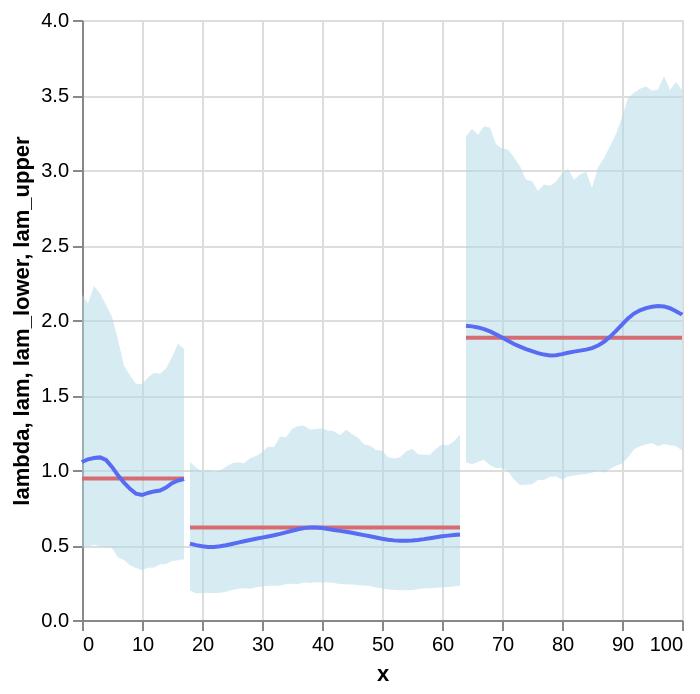

Notebook cell for this chart:
### Code cell
# Extract posterior samples of lam from SVI
lam = jnp.array(svi_samples["lam"]).mean(axis=0)
lam_lower = jnp.percentile(svi_samples["lam"], 2.5, axis=0)
lam_upper = jnp.percentile(svi_samples["lam"], 97.5, axis=0)

df_results = df_rates.copy()
df_results["lam"] = lam
df_results["lam_lower"] = lam_lower
df_results["lam_upper"] = lam_upper
df_results["segment"] = np.select(
    [df_results["x"] < 18, df_results["x"] < 64],
    [0, 1],
    default=2,
)

# detail="segment:N" draws three discontinuous lines, one per disjoint interval
true_line = (
    alt.Chart(df_results)
    .mark_line(color="red")
    .encode(x="x", y="lambda", detail="segment:N")
)
mean_line = (
    alt.Chart(df_results)
    .mark_line(color="blue")
    .encode(x="x", y="lam", detail="segment:N")
)
bands = (
    alt.Chart(df_results)
    .mark_area(color="lightblue", opacity=0.5)
    .encode(
        x="x",
        y="lam_lower:Q",
        y2="lam_upper:Q",
        detail="segment:N",
    )
)
true_line + mean_line + bands

### Figure 1 — Vega-Lite specification as saved in the notebook (floating-point values rounded to 4 significant figures)
{"config": {"view": {"continuousWidth": 300, "continuousHeight": 300}}, "layer": [{"mark": {"type": "line", "color": "red"}, "encoding": {"detail": {"field": "segment", "type": "nominal"}, "x": {"field": "x", "type": "quantitative"}, "y": {"field": "lambda", "type": "quantitative"}}}, {"mark": {"type": "line", "color": "blue"}, "encoding": {"detail": {"field": "segment", "type": "nominal"}, "x": {"field": "x", "type": "quantitative"}, "y": {"field": "lam", "type": "quantitative"}}}, {"mark": {"type": "area", "color": "lightblue", "opacity": 0.5}, "encoding": {"detail": {"field": "segment", "type": "nominal"}, "x": {"field": "x", "type": "quantitative"}, "y": {"field": "lam_lower", "type": "quantitative"}, "y2": {"field": "lam_upper"}}}], "data": {"name": "data-47dae5c899f51b78d3a3de236e87c47a"}, "$schema": "https://vega.github.io/schema/vega-lite/v6.1.0.json", "datasets": {"data-47dae5c899f51b78d3a3de236e87c47a": [{"x": 0, "lambda": 0.9442, "lam": 1.053, "lam_lower": 0.4813, "lam_upper": 2.17, "segment": 0}, {"x": 1, "lambda": 0.9442, "lam": 1.071, "lam_lower": 0.4906, "lam_upper": 2.109, "segment": 0}, {"x": 2, "lambda": 0.9442, "lam": 1.08, "lam_lower": 0.5011, "lam_upper": 2.227, "segment": 0}, {"x": 3, "lambda": 0.9442, "lam": 1.084, "lam_lower": 0.4922, "lam_upper": 2.177, "segment": 0}, {"x": 4, "lambda": 0.9442, "lam": 1.067, "lam_lower": 0.4844, "lam_upper": 2.099, "segment": 0}, {"x": 5, "lambda": 0.9442, "lam": 1.021, "lam_lower": 0.4795, "lam_upper": 2.021, "segment": 0}, {"x": 6, "lambda": 0.9442, "lam": 0.9645, "lam_lower": 0.416, "lam_upper": 1.869, "segment": 0}, {"x": 7, "lambda": 0.9442, "lam": 0.9155, "lam_lower": 0.3998, "lam_upper": 1.694, "segment": 0}, {"x": 8, "lambda": 0.9442, "lam": 0.8747, "lam_lower": 0.3649, "lam_upper": 1.63, "segment": 0}, {"x": 9, "lambda": 0.9442, "lam": 0.8418, "lam_lower": 0.3462, "lam_upper": 1.575, "segment": 0}, {"x": 10, "lambda": 0.9442, "lam": 0.8331, "lam_lower": 0.3328, "lam_upper": 1.572, "segment": 0}, {"x": 11, "lambda": 0.9442, "lam": 0.847, "lam_lower": 0.3476, "lam_upper": 1.617, "segment": 0}, {"x": 12, "lambda": 0.9442, "lam": 0.8572, "lam_lower": 0.3496, "lam_upper": 1.648, "segment": 0}, {"x": 13, "lambda": 0.9442, "lam": 0.8635, "lam_lower": 0.3724, "lam_upper": 1.642, "segment": 0}, {"x": 14, "lambda": 0.9442, "lam": 0.8827, "lam_lower": 0.3741, "lam_upper": 1.677, "segment": 0}, {"x": 15, "lambda": 0.9442, "lam": 0.9125, "lam_lower": 0.3938, "lam_upper": 1.752, "segment": 0}, {"x": 16, "lambda": 0.9442, "lam": 0.9305, "lam_lower": 0.3987, "lam_upper": 1.841, "segment": 0}, {"x": 17, "lambda": 0.9442, "lam": 0.9393, "lam_lower": 0.4047, "lam_upper": 1.808, "segment": 0}, {"x": 18, "lambda": 0.6159, "lam": 0.5088, "lam_lower": 0.1961, "lam_upper": 1.054, "segment": 1}, {"x": 19, "lambda": 0.6159, "lam": 0.4992, "lam_lower": 0.1776, "lam_upper": 1.017, "segment": 1}, {"x": 20, "lambda": 0.6159, "lam": 0.4915, "lam_lower": 0.1793, "lam_upper": 0.9917, "segment": 1}, {"x": 21, "lambda": 0.6159, "lam": 0.4872, "lam_lower": 0.1798, "lam_upper": 1.001, "segment": 1}, {"x": 22, "lambda": 0.6159, "lam": 0.4872, "lam_lower": 0.1794, "lam_upper": 0.9832, "segment": 1}, {"x": 23, "lambda": 0.6159, "lam": 0.4913, "lam_lower": 0.1816, "lam_upper": 0.9963, "segment": 1}, {"x": 24, "lambda": 0.6159, "lam": 0.4983, "lam_lower": 0.1881, "lam_upper": 1.021, "segment": 1}, {"x": 25, "lambda": 0.6159, "lam": 0.5069, "lam_lower": 0.2, "lam_upper": 1.045, "segment": 1}, {"x": 26, "lambda": 0.6159, "lam": 0.5158, "lam_lower": 0.209, "lam_upper": 1.052, "segment": 1}, {"x": 27, "lambda": 0.6159, "lam": 0.5247, "lam_lower": 0.2112, "lam_upper": 1.046, "segment": 1}, {"x": 28, "lambda": 0.6159, "lam": 0.5336, "lam_lower": 0.2085, "lam_upper": 1.076, "segment": 1}, {"x": 29, "lambda": 0.6159, "lam": 0.5418, "lam_lower": 0.2178, "lam_upper": 1.093, "segment": 1}, {"x": 30, "lambda": 0.6159, "lam": 0.5493, "lam_lower": 0.2225, "lam_upper": 1.116, "segment": 1}, {"x": 31, "lambda": 0.6159, "lam": 0.5565, "lam_lower": 0.2291, "lam_upper": 1.155, "segment": 1}, {"x": 32, "lambda": 0.6159, "lam": 0.5646, "lam_lower": 0.2286, "lam_upper": 1.154, "segment": 1}, {"x": 33, "lambda": 0.6159, "lam": 0.5738, "lam_lower": 0.2278, "lam_upper": 1.222, "segment": 1}, {"x": 34, "lambda": 0.6159, "lam": 0.5841, "lam_lower": 0.2406, "lam_upper": 1.218, "segment": 1}, {"x": 35, "lambda": 0.6159, "lam": 0.5948, "lam_lower": 0.2415, "lam_upper": 1.273, "segment": 1}, {"x": 36, "lambda": 0.6159, "lam": 0.6048, "lam_lower": 0.2402, "lam_upper": 1.294, "segment": 1}, {"x": 37, "lambda": 0.6159, "lam": 0.6126, "lam_lower": 0.2508, "lam_upper": 1.294, "segment": 1}, {"x": 38, "lambda": 0.6159, "lam": 0.6167, "lam_lower": 0.2474, "lam_upper": 1.269, "segment": 1}, {"x": 39, "lambda": 0.6159, "lam": 0.6165, "lam_lower": 0.2518, "lam_upper": 1.273, "segment": 1}, {"x": 40, "lambda": 0.6159, "lam": 0.6127, "lam_lower": 0.2503, "lam_upper": 1.277, "segment": 1}, {"x": 41, "lambda": 0.6159, "lam": 0.607, "lam_lower": 0.2515, "lam_upper": 1.264, "segment": 1}, {"x": 42, "lambda": 0.6159, "lam": 0.6006, "lam_lower": 0.2474, "lam_upper": 1.259, "segment": 1}, {"x": 43, "lambda": 0.6159, "lam": 0.5942, "lam_lower": 0.2403, "lam_upper": 1.232, "segment": 1}, {"x": 44, "lambda": 0.6159, "lam": 0.5878, "lam_lower": 0.2378, "lam_upper": 1.268, "segment": 1}, {"x": 45, "lambda": 0.6159, "lam": 0.581, "lam_lower": 0.2366, "lam_upper": 1.24, "segment": 1}, {"x": 46, "lambda": 0.6159, "lam": 0.5738, "lam_lower": 0.2329, "lam_upper": 1.214, "segment": 1}, {"x": 47, "lambda": 0.6159, "lam": 0.566, "lam_lower": 0.2297, "lam_upper": 1.172, "segment": 1}, {"x": 48, "lambda": 0.6159, "lam": 0.558, "lam_lower": 0.2262, "lam_upper": 1.162, "segment": 1}, {"x": 49, "lambda": 0.6159, "lam": 0.5499, "lam_lower": 0.2171, "lam_upper": 1.134, "segment": 1}, {"x": 50, "lambda": 0.6159, "lam": 0.5422, "lam_lower": 0.2109, "lam_upper": 1.13, "segment": 1}, {"x": 51, "lambda": 0.6159, "lam": 0.5356, "lam_lower": 0.2035, "lam_upper": 1.085, "segment": 1}, {"x": 52, "lambda": 0.6159, "lam": 0.5308, "lam_lower": 0.2023, "lam_upper": 1.077, "segment": 1}, {"x": 53, "lambda": 0.6159, "lam": 0.5281, "lam_lower": 0.1976, "lam_upper": 1.085, "segment": 1}, {"x": 54, "lambda": 0.6159, "lam": 0.5278, "lam_lower": 0.1985, "lam_upper": 1.123, "segment": 1}, {"x": 55, "lambda": 0.6159, "lam": 0.5298, "lam_lower": 0.1992, "lam_upper": 1.141, "segment": 1}, {"x": 56, "lambda": 0.6159, "lam": 0.5337, "lam_lower": 0.2054, "lam_upper": 1.106, "segment": 1}, {"x": 57, "lambda": 0.6159, "lam": 0.5391, "lam_lower": 0.2111, "lam_upper": 1.102, "segment": 1}, {"x": 58, "lambda": 0.6159, "lam": 0.5456, "lam_lower": 0.2108, "lam_upper": 1.101, "segment": 1}, {"x": 59, "lambda": 0.6159, "lam": 0.552, "lam_lower": 0.2154, "lam_upper": 1.142, "segment": 1}, {"x": 60, "lambda": 0.6159, "lam": 0.5577, "lam_lower": 0.2161, "lam_upper": 1.171, "segment": 1}, {"x": 61, "lambda": 0.6159, "lam": 0.5626, "lam_lower": 0.2206, "lam_upper": 1.165, "segment": 1}, {"x": 62, "lambda": 0.6159, "lam": 0.5667, "lam_lower": 0.2241, "lam_upper": 1.191, "segment": 1}, {"x": 63, "lambda": 0.6159, "lam": 0.5703, "lam_lower": 0.2298, "lam_upper": 1.239, "segment": 1}, {"x": 64, "lambda": 1.882, "lam": 1.962, "lam_lower": 1.049, "lam_upper": 3.226, "segment": 2}, {"x": 65, "lambda": 1.882, "lam": 1.957, "lam_lower": 1.038, "lam_upper": 3.275, "segment": 2}, {"x": 66, "lambda": 1.882, "lam": 1.951, "lam_lower": 1.053, "lam_upper": 3.233, "segment": 2}, {"x": 67, "lambda": 1.882, "lam": 1.94, "lam_lower": 1.068, "lam_upper": 3.291, "segment": 2}, {"x": 68, "lambda": 1.882, "lam": 1.924, "lam_lower": 1.032, "lam_upper": 3.281, "segment": 2}, {"x": 69, "lambda": 1.882, "lam": 1.904, "lam_lower": 1.013, "lam_upper": 3.172, "segment": 2}, {"x": 70, "lambda": 1.882, "lam": 1.883, "lam_lower": 1.014, "lam_upper": 3.143, "segment": 2}, {"x": 71, "lambda": 1.882, "lam": 1.861, "lam_lower": 0.9923, "lam_upper": 3.137, "segment": 2}, {"x": 72, "lambda": 1.882, "lam": 1.84, "lam_lower": 0.9372, "lam_upper": 3.085, "segment": 2}, {"x": 73, "lambda": 1.882, "lam": 1.822, "lam_lower": 0.9007, "lam_upper": 3.024, "segment": 2}, {"x": 74, "lambda": 1.882, "lam": 1.806, "lam_lower": 0.9021, "lam_upper": 2.934, "segment": 2}, {"x": 75, "lambda": 1.882, "lam": 1.792, "lam_lower": 0.9057, "lam_upper": 2.927, "segment": 2}, {"x": 76, "lambda": 1.882, "lam": 1.779, "lam_lower": 0.9328, "lam_upper": 2.861, "segment": 2}, {"x": 77, "lambda": 1.882, "lam": 1.769, "lam_lower": 0.9326, "lam_upper": 2.903, "segment": 2}, {"x": 78, "lambda": 1.882, "lam": 1.764, "lam_lower": 0.9555, "lam_upper": 2.895, "segment": 2}, {"x": 79, "lambda": 1.882, "lam": 1.766, "lam_lower": 0.9571, "lam_upper": 2.922, "segment": 2}, {"x": 80, "lambda": 1.882, "lam": 1.772, "lam_lower": 0.9367, "lam_upper": 2.978, "segment": 2}, {"x": 81, "lambda": 1.882, "lam": 1.781, "lam_lower": 0.9568, "lam_upper": 3.007, "segment": 2}, {"x": 82, "lambda": 1.882, "lam": 1.789, "lam_lower": 0.9626, "lam_upper": 2.936, "segment": 2}, {"x": 83, "lambda": 1.882, "lam": 1.796, "lam_lower": 0.9694, "lam_upper": 2.97, "segment": 2}, {"x": 84, "lambda": 1.882, "lam": 1.802, "lam_lower": 0.973, "lam_upper": 2.988, "segment": 2}, {"x": 85, "lambda": 1.882, "lam": 1.812, "lam_lower": 0.9819, "lam_upper": 2.882, "segment": 2}, {"x": 86, "lambda": 1.882, "lam": 1.829, "lam_lower": 0.9982, "lam_upper": 3.017, "segment": 2}, {"x": 87, "lambda": 1.882, "lam": 1.855, "lam_lower": 0.9821, "lam_upper": 3.08, "segment": 2}, {"x": 88, "lambda": 1.882, "lam": 1.888, "lam_lower": 1.007, "lam_upper": 3.16, "segment": 2}, {"x": 89, "lambda": 1.882, "lam": 1.927, "lam_lower": 1.029, "lam_upper": 3.24, "segment": 2}, {"x": 90, "lambda": 1.882, "lam": 1.97, "lam_lower": 1.042, "lam_upper": 3.35, "segment": 2}, {"x": 91, "lambda": 1.882, "lam": 2.011, "lam_lower": 1.086, "lam_upper": 3.48, "segment": 2}, {"x": 92, "lambda": 1.882, "lam": 2.043, "lam_lower": 1.138, "lam_upper": 3.515, "segment": 2}, {"x": 93, "lambda": 1.882, "lam": 2.065, "lam_lower": 1.158, "lam_upper": 3.542, "segment": 2}, {"x": 94, "lambda": 1.882, "lam": 2.079, "lam_lower": 1.17, "lam_upper": 3.557, "segment": 2}, {"x": 95, "lambda": 1.882, "lam": 2.088, "lam_lower": 1.181, "lam_upper": 3.529, "segment": 2}, {"x": 96, "lambda": 1.882, "lam": 2.093, "lam_lower": 1.159, "lam_upper": 3.537, "segment": 2}, {"x": 97, "lambda": 1.882, "lam": 2.09, "lam_lower": 1.174, "lam_upper": 3.626, "segment": 2}, {"x": 98, "lambda": 1.882, "lam": 2.079, "lam_lower": 1.165, "lam_upper": 3.533, "segment": 2}, {"x": 99, "lambda": 1.882, "lam": 2.059, "lam_lower": 1.16, "lam_upper": 3.587, "segment": 2}, {"x": 100, "lambda": 1.882, "lam": 2.036, "lam_lower": 1.129, "lam_upper": 3.534, "segment": 2}]}}
